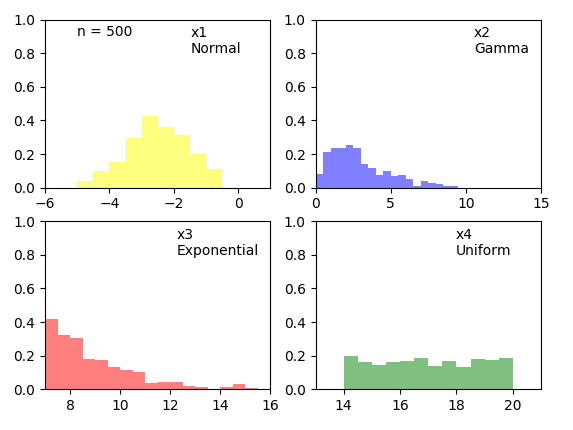

Here is the Python script that generated this plot:

# coding: utf-8

# # Practice Assignment: Understanding Distributions Through Sampling
# 
# ** *This assignment is optional, and I encourage you to share your solutions with me and your peers in the discussion forums!* **
# 
# 
# To complete this assignment, create a code cell that:
# * Creates a number of subplots using the `pyplot subplots` or `matplotlib gridspec` functionality.
# * Creates an animation, pulling between 100 and 1000 samples from each of the random variables (`x1`, `x2`, `x3`, `x4`) for each plot and plotting this as we did in the lecture on animation.
# * **Bonus:** Go above and beyond and "wow" your classmates (and me!) by looking into matplotlib widgets and adding a widget which allows for parameterization of the distributions behind the sampling animations.
# 
# 
# Tips:
# * Before you start, think about the different ways you can create this visualization to be as interesting and effective as possible.
# * Take a look at the histograms below to get an idea of what the random variables look like, as well as their positioning with respect to one another. This is just a guide, so be creative in how you lay things out!
# * Try to keep the length of your animation reasonable (roughly between 10 and 30 seconds).

# In[11]:

import matplotlib.pyplot as plt
import numpy as np

get_ipython().magic('matplotlib notebook')

# generate 4 random variables from the random, gamma, exponential, and uniform distributions
x1 = np.random.normal(-2.5, 1, 10000)
x2 = np.random.gamma(2, 1.5, 10000)
x3 = np.random.exponential(2, 10000)+7
x4 = np.random.uniform(14,20, 10000)

# plot the histograms
plt.figure(figsize=(9,3))
plt.hist(x1, normed=True, bins=20, alpha=0.5)
plt.hist(x2, normed=True, bins=20, alpha=0.5)
plt.hist(x3, normed=True, bins=20, alpha=0.5)
plt.hist(x4, normed=True, bins=20, alpha=0.5);
plt.axis([-7,21,0,0.6])

plt.text(x1.mean()-1.5, 0.5, 'x1\nNormal')
plt.text(x2.mean()-1.5, 0.5, 'x2\nGamma')
plt.text(x3.mean()-1.5, 0.5, 'x3\nExponential')
plt.text(x4.mean()-1.5, 0.5, 'x4\nUniform')


# In[21]:


import matplotlib.animation as animation
import matplotlib.gridspec as gridspec

n=500
# generate 4 random variables from the random, gamma, exponential, and uniform distributions
x1 = np.random.normal(-2.5, 1, n)
x2 = np.random.gamma(2, 1.5, n)
x3 = np.random.exponential(2, n)+7
x4 = np.random.uniform(14,20, n)

#plt.figure()
def update(curr):
    # check if animation is at the last frame, and if so, stop the animation a
    if curr == n: 
        a.event_source.stop()
    plt.cla()

    gspec = gridspec.GridSpec(2, 2)

    ax1 = plt.subplot(gspec[0, 0])
    ax2 = plt.subplot(gspec[0, 1])
    ax3 = plt.subplot(gspec[1, 0])
    ax4 = plt.subplot(gspec[1, 1])
    
    #plt.gca().set_title('n = {}'.format(curr))
       

    bins1 = np.arange(-5, 0, 0.5)
    ax1.hist(x1[:curr], bins=bins1,normed=True, color='yellow', alpha=0.5)
    ax1.axis([-6,1,0,1])
    ax1.text(x1.mean()+1, 0.8, 'x1\nNormal')
    ax1.annotate('n = {}'.format(curr), [-5,0.9])
    
    bins2 = np.arange(0, 10, 0.5)
    ax2.hist(x2[:curr], bins=bins2,normed=True, color='blue',alpha=0.5)
    ax2.axis([0,15,0,1])
    ax2.text(x2.mean()+7.5, 0.8, 'x2\nGamma')
    
    bins3 = np.arange(-1, 20, 0.5)
    ax3.hist(x3[:curr], bins=bins3,normed=True, color='red',alpha=0.5)
    ax3.axis([7,16,0,1])
    plt.text(x3.mean()-1, 0.8, 'x3\nExponential')
    
    bins4 = np.arange(13, 21, 0.5)
    ax4.hist(x4[:curr], bins=bins4,normed=True, color='green',alpha=0.5)
    ax4.axis([13,21,0,1])
    plt.text(x4.mean()+1, 0.8, 'x4\nUniform')
    

fig, ((ax1, ax2), (ax3, ax4)) = plt.subplots(2, 2, sharex=False)

a = animation.FuncAnimation(fig, update, interval=100)


# In[ ]:
